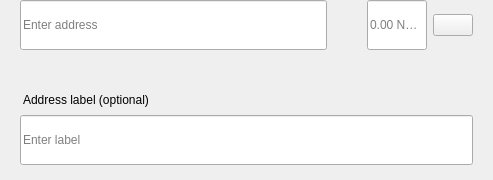
<?xml version="1.0" encoding="UTF-8"?>
<ui version="4.0">
 <class>SendMultiRow</class>
 <widget class="QWidget" name="SendMultiRow">
  <property name="geometry">
   <rect>
    <x>0</x>
    <y>0</y>
    <width>493</width>
    <height>180</height>
   </rect>
  </property>
  <property name="minimumSize">
   <size>
    <width>0</width>
    <height>0</height>
   </size>
  </property>
  <property name="maximumSize">
   <size>
    <width>16777215</width>
    <height>16777215</height>
   </size>
  </property>
  <property name="windowTitle">
   <string>Form</string>
  </property>
  <layout class="QVBoxLayout" name="verticalLayout_3">
   <property name="spacing">
    <number>0</number>
   </property>
   <property name="leftMargin">
    <number>0</number>
   </property>
   <property name="topMargin">
    <number>0</number>
   </property>
   <property name="rightMargin">
    <number>20</number>
   </property>
   <property name="bottomMargin">
    <number>5</number>
   </property>
   <item alignment="Qt::AlignTop">
    <widget class="QWidget" name="widget" native="true">
     <property name="sizePolicy">
      <sizepolicy hsizetype="Expanding" vsizetype="Maximum">
       <horstretch>0</horstretch>
       <verstretch>0</verstretch>
      </sizepolicy>
     </property>
     <property name="minimumSize">
      <size>
       <width>0</width>
       <height>60</height>
      </size>
     </property>
     <property name="maximumSize">
      <size>
       <width>16777215</width>
       <height>85</height>
      </size>
     </property>
     <layout class="QHBoxLayout" name="horizontalLayout" stretch="6,0,2">
      <property name="spacing">
       <number>0</number>
      </property>
      <property name="leftMargin">
       <number>8</number>
      </property>
      <property name="topMargin">
       <number>0</number>
      </property>
      <property name="rightMargin">
       <number>0</number>
      </property>
      <property name="bottomMargin">
       <number>0</number>
      </property>
      <item alignment="Qt::AlignTop">
       <widget class="QStackedWidget" name="stackedAddress">
        <property name="minimumSize">
         <size>
          <width>0</width>
          <height>50</height>
         </size>
        </property>
        <property name="maximumSize">
         <size>
          <width>16777215</width>
          <height>50</height>
         </size>
        </property>
        <widget class="QWidget" name="page_4">
         <property name="sizePolicy">
          <sizepolicy hsizetype="Expanding" vsizetype="Preferred">
           <horstretch>0</horstretch>
           <verstretch>0</verstretch>
          </sizepolicy>
         </property>
         <property name="minimumSize">
          <size>
           <width>0</width>
           <height>50</height>
          </size>
         </property>
         <property name="maximumSize">
          <size>
           <width>16777215</width>
           <height>55</height>
          </size>
         </property>
         <layout class="QVBoxLayout" name="verticalLayout_7">
          <property name="spacing">
           <number>0</number>
          </property>
          <property name="leftMargin">
           <number>12</number>
          </property>
          <property name="topMargin">
           <number>0</number>
          </property>
          <property name="rightMargin">
           <number>0</number>
          </property>
          <property name="bottomMargin">
           <number>0</number>
          </property>
          <item>
           <widget class="QLineEdit" name="lineEditAddress">
            <property name="minimumSize">
             <size>
              <width>0</width>
              <height>50</height>
             </size>
            </property>
            <property name="maximumSize">
             <size>
              <width>16777215</width>
              <height>50</height>
             </size>
            </property>
            <property name="placeholderText">
             <string>Enter address</string>
            </property>
           </widget>
          </item>
         </layout>
        </widget>
        <widget class="QWidget" name="page_3"/>
       </widget>
      </item>
      <item>
       <spacer name="horizontalSpacer_3">
        <property name="orientation">
         <enum>Qt::Horizontal</enum>
        </property>
        <property name="sizeType">
         <enum>QSizePolicy::Fixed</enum>
        </property>
        <property name="sizeHint" stdset="0">
         <size>
          <width>40</width>
          <height>20</height>
         </size>
        </property>
       </spacer>
      </item>
      <item>
       <layout class="QHBoxLayout" name="horizontalLayout_2">
        <property name="spacing">
         <number>6</number>
        </property>
        <item alignment="Qt::AlignTop">
         <widget class="QLineEdit" name="lineEditAmount">
          <property name="sizePolicy">
           <sizepolicy hsizetype="Expanding" vsizetype="Preferred">
            <horstretch>0</horstretch>
            <verstretch>0</verstretch>
           </sizepolicy>
          </property>
          <property name="minimumSize">
           <size>
            <width>0</width>
            <height>50</height>
           </size>
          </property>
          <property name="maximumSize">
           <size>
            <width>16777215</width>
            <height>50</height>
           </size>
          </property>
          <property name="maxLength">
           <number>17</number>
          </property>
          <property name="alignment">
           <set>Qt::AlignLeading|Qt::AlignLeft|Qt::AlignVCenter</set>
          </property>
          <property name="placeholderText">
           <string notr="true">0.00 NYEX</string>
          </property>
         </widget>
        </item>
        <item>
         <layout class="QVBoxLayout" name="verticalLayout">
          <property name="topMargin">
           <number>14</number>
          </property>
          <property name="bottomMargin">
           <number>0</number>
          </property>
          <item alignment="Qt::AlignTop">
           <widget class="QPushButton" name="btnMenu">
            <property name="minimumSize">
             <size>
              <width>0</width>
              <height>0</height>
             </size>
            </property>
            <property name="maximumSize">
             <size>
              <width>16777215</width>
              <height>16777215</height>
             </size>
            </property>
            <property name="focusPolicy">
             <enum>Qt::NoFocus</enum>
            </property>
            <property name="text">
             <string/>
            </property>
           </widget>
          </item>
         </layout>
        </item>
       </layout>
      </item>
     </layout>
    </widget>
   </item>
   <item>
    <widget class="QWidget" name="layoutLabel" native="true">
     <property name="minimumSize">
      <size>
       <width>0</width>
       <height>0</height>
      </size>
     </property>
     <property name="maximumSize">
      <size>
       <width>16777215</width>
       <height>16777215</height>
      </size>
     </property>
     <layout class="QVBoxLayout" name="verticalLayout_9">
      <property name="spacing">
       <number>6</number>
      </property>
      <property name="leftMargin">
       <number>20</number>
      </property>
      <property name="topMargin">
       <number>0</number>
      </property>
      <property name="rightMargin">
       <number>0</number>
      </property>
      <property name="bottomMargin">
       <number>10</number>
      </property>
      <item>
       <spacer name="verticalSpacer">
        <property name="orientation">
         <enum>Qt::Vertical</enum>
        </property>
        <property name="sizeType">
         <enum>QSizePolicy::Fixed</enum>
        </property>
        <property name="sizeHint" stdset="0">
         <size>
          <width>20</width>
          <height>20</height>
         </size>
        </property>
       </spacer>
      </item>
      <item>
       <widget class="QLabel" name="labelSubtitleDescription">
        <property name="styleSheet">
         <string notr="true">margin-bottom:2px;
margin-left:0.05px;
padding:0px;</string>
        </property>
        <property name="text">
         <string>Address label (optional)</string>
        </property>
       </widget>
      </item>
      <item>
       <widget class="QLineEdit" name="lineEditDescription">
        <property name="minimumSize">
         <size>
          <width>0</width>
          <height>50</height>
         </size>
        </property>
        <property name="maximumSize">
         <size>
          <width>16777215</width>
          <height>50</height>
         </size>
        </property>
        <property name="placeholderText">
         <string>Enter label</string>
        </property>
       </widget>
      </item>
     </layout>
    </widget>
   </item>
  </layout>
 </widget>
 <resources/>
 <connections/>
</ui>
